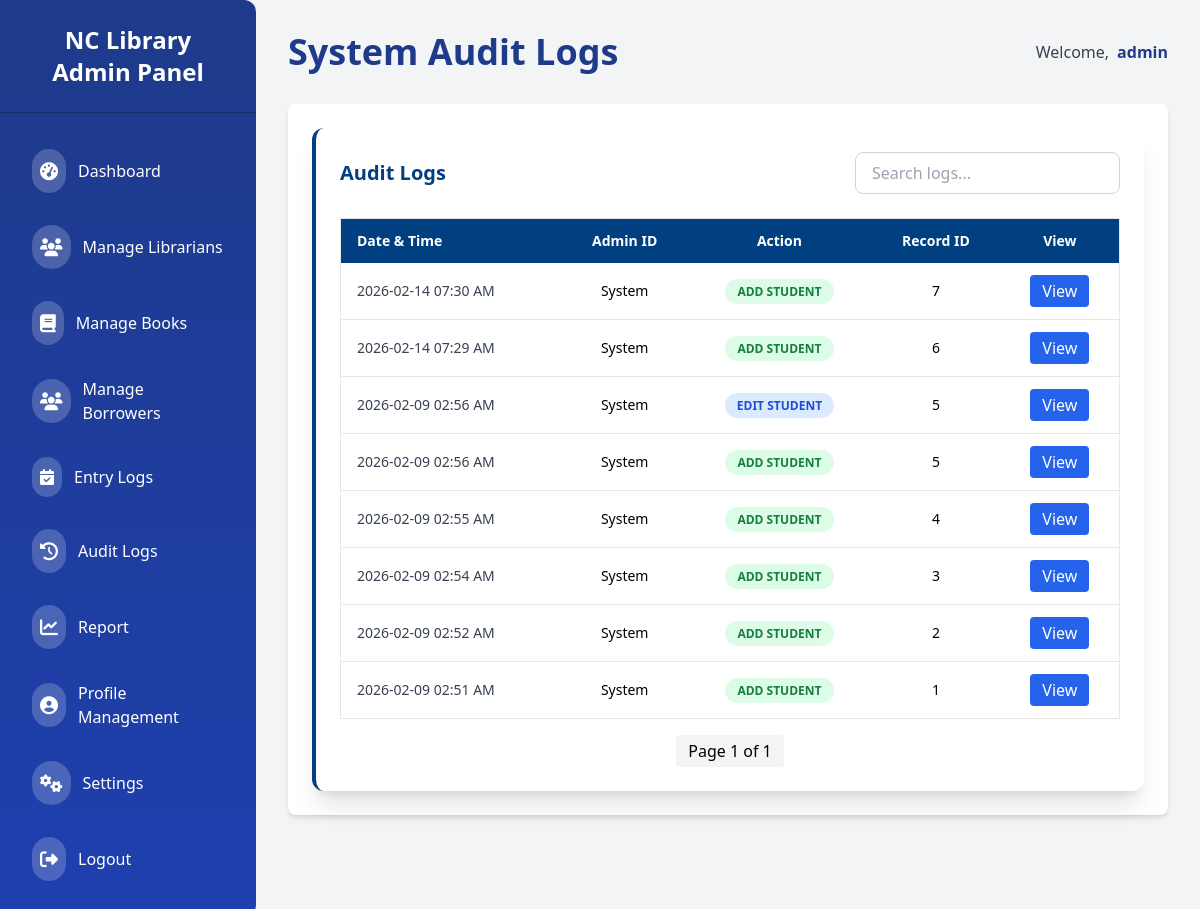
Before: /admin/audit-logs (signed in) with the older database file.
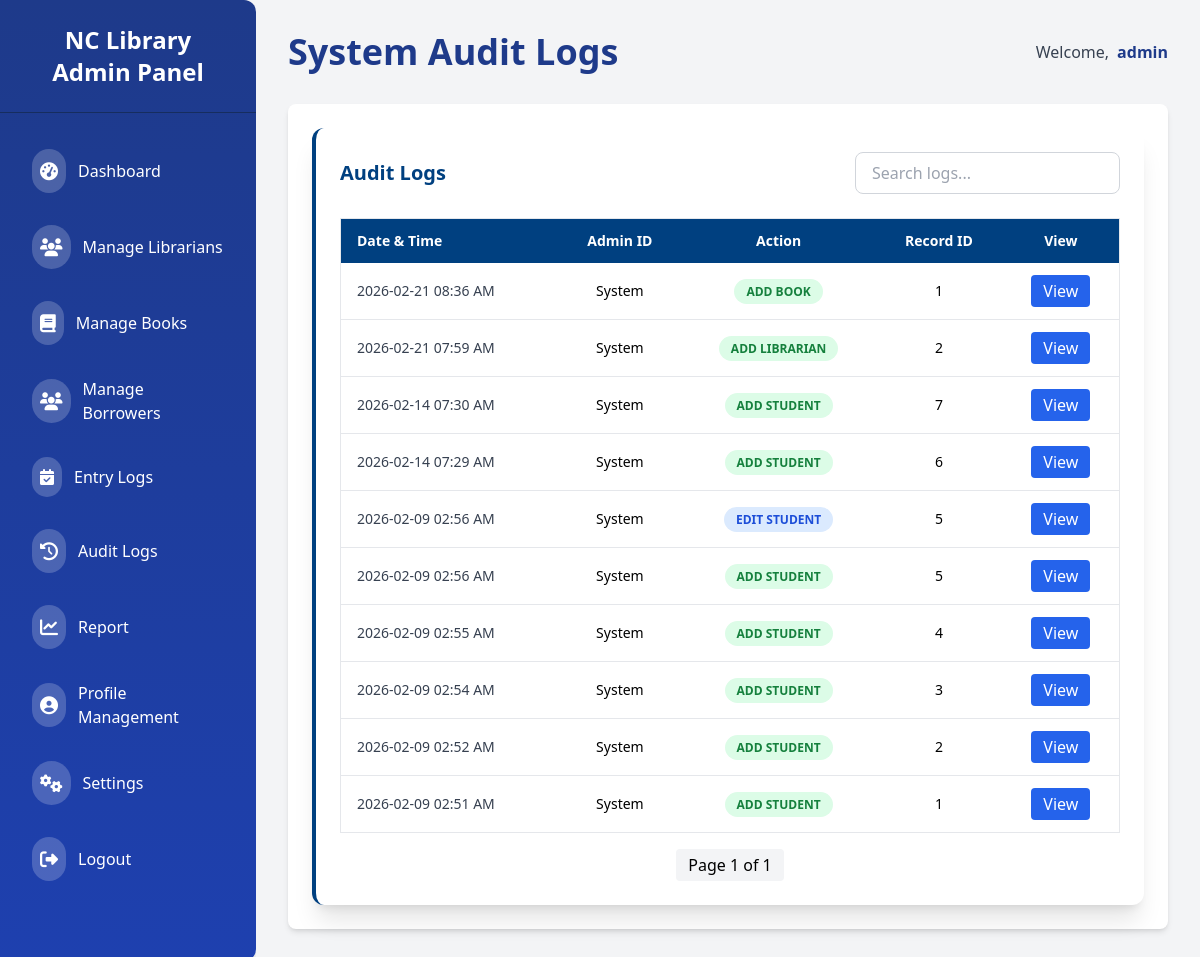
After: the same page with the newer database file.
### app/models/audit_log.py (models this page shows, shortened)
class AuditLog(db.Model):
    __tablename__ = "audit_log"
    id = db.Column(db.Integer, primary_key=True)
    user_id = db.Column(db.Integer, nullable=True)  # The admin who performed the action
    action = db.Column(db.String(100), nullable=False)  # e.g., "ADD STUDENT", "EDIT FACULTY"
    table_name = db.Column(db.String(100), nullable=False)  # e.g., "student", "borrower"
    record_id = db.Column(db.Integer, nullable=True)  # ID of the record affected
    old_data = db.Column(db.Text, nullable=True)  # JSON string for previous data
    new_data = db.Column(db.Text, nullable=True)  # JSON string for new data
    timestamp = db.Column(db.DateTime, default=datetime.utcnow)

### app/routes/admin/audit_logs.py (the view)
@admin_bp.route("/audit-logs")
@role_required("admin")
def audit_logs():
    page = request.args.get("page", 1, type=int)
    per_page = 20
    logs_pagination = AuditLog.query\
        .order_by(AuditLog.timestamp.desc())\
        .paginate(page=page, per_page=per_page, error_out=False)
    return render_template("admin/audit_logs.html", logs_pagination=logs_pagination)

### app/templates/admin/audit_logs.html (shortened to what this page needs)
{% extends "admin/admin_base.html" %}
{% block header %}System Audit Logs{% endblock %}
{% block content %}
<div class="col-span-full bg-white shadow-xl rounded-xl p-6 border-l-4 border-[#004080]">
  <div class="flex flex-col md:flex-row md:items-center md:justify-between gap-4 mb-6">
    <h2 class="text-xl font-semibold text-[#004080]">Audit Logs</h2>
    <div class="flex gap-2">
      <input
        type="text"
        id="searchInput"
        placeholder="Search logs..."
        class="border border-gray-300 rounded-lg px-4 py-2 focus:outline-none focus:ring-2 focus:ring-[#004080]"
      />
    </div>
  </div>
  <div class="overflow-x-auto">
    <table class="min-w-full border border-gray-200 rounded">
      <thead class="bg-[#004080] text-white">
        <tr>
          <th class="px-4 py-3 text-left text-sm font-semibold">Date & Time</th>
          <th class="px-4 py-3 text-center text-sm font-semibold">Admin ID</th>
          <th class="px-4 py-3 text-center text-sm font-semibold">Action</th>
          <th class="px-4 py-3 text-center text-sm font-semibold">Record ID</th>
          <th class="px-4 py-3 text-center text-sm font-semibold">View</th>
        </tr>
      </thead>
      <tbody class="divide-y">
        {% for log in logs_pagination.items %}
        <tr class="hover:bg-blue-50">
          <td class="px-4 py-3 text-sm text-gray-700">
            {{ log.timestamp.strftime("%Y-%m-%d %I:%M %p") }}
          </td>
          <td class="px-4 py-3 text-center text-sm">{{ log.user_id or "System" }}</td>
          <td class="px-4 py-3 text-center text-sm">
            {% set action = log.action|lower %}
            <span
              class="px-3 py-1 rounded-full text-xs font-semibold
                {% if 'add' in action or 'create' in action %} bg-green-100 text-green-700
                {% elif 'update' in action or 'edit' in action %} bg-blue-100 text-blue-700
                {% elif 'delete' in action or 'remove' in action %} bg-red-100 text-red-700
                {% elif 'login' in action or 'logout' in action %} bg-purple-100 text-purple-700
                {% else %} bg-gray-200 text-gray-700
                {% endif %}">
              {{ log.action }}
            </span>
          </td>
          <td class="px-4 py-3 text-center text-sm">{{ log.record_id or "-" }}</td>
          <td class="px-4 py-3 text-center">
            <button
              onclick="openLogModal({{ log.id }})"
              class="px-3 py-1 bg-blue-600 text-white rounded hover:bg-blue-700 transition"
            >
              View
            </button>
          </td>
        </tr>
        {% else %}
        <tr>
          <td colspan="5" class="text-center py-6 text-gray-500">No audit logs found.</td>
        </tr>
        {% endfor %}
      </tbody>
    </table>
  </div>
  <div class="mt-4 flex justify-center items-center space-x-2">
    <span class="px-3 py-1 bg-gray-100 rounded">Page {{ logs_pagination.page }} of {{ logs_pagination.pages }}</span>
  </div>
</div>
{% endblock %}

Changed rows visible on the page:
added AuditLog: timestamp "2026-02-21 08:36 AM", user_id "System", action "ADD BOOK", record "1"
added AuditLog: timestamp "2026-02-21 07:59 AM", user_id "System", action "ADD LIBRARIAN", record "2"
